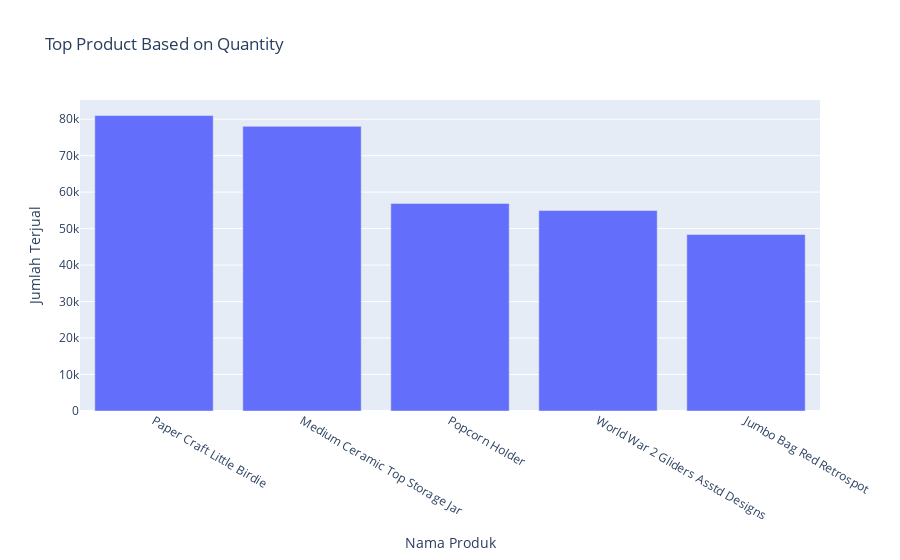

Write notebook code for a chart like this one.
### Code cell
# Grouping ProductName with Quantity
top_contry = df.groupby(['Country'])['Quantity'].sum().reset_index()
top_contry = top_contry.sort_values(by=['Quantity'], ascending = False)

# Creating Diagram Bar to determine which country has top revenue
fig = px.bar(top_contry.head(5), x='Country', y='Quantity', title='Top Country Based on Quantity')
fig.update_xaxes(title='Nama Negara')
fig.update_yaxes(title='Jumlah Terjual')
fig.show()

### Figure 1 — Plotly figure (JSON) as saved in the notebook; plotly's stock layout.template omitted (floating-point values rounded to 4 significant figures)
{"data": [{"alignmentgroup": "True", "hovertemplate": "ProductName=%{x}<br>Quantity=%{y}<extra></extra>", "legendgroup": "", "marker": {"color": "#636efa", "pattern": {"shape": ""}}, "name": "", "offsetgroup": "", "orientation": "v", "showlegend": false, "textposition": "auto", "type": "bar", "x": ["Paper Craft Little Birdie", "Medium Ceramic Top Storage Jar", "Popcorn Holder", "World War 2 Gliders Asstd Designs", "Jumbo Bag Red Retrospot"], "xaxis": "x", "y": [80995, 78033, 56902, 54951, 48375], "yaxis": "y"}], "layout": {"barmode": "relative", "legend": {"tracegroupgap": 0}, "title": {"text": "Top Product Based on Quantity"}, "xaxis": {"anchor": "y", "domain": [0, 1], "title": {"text": "Nama Produk"}}, "yaxis": {"anchor": "x", "domain": [0, 1], "title": {"text": "Jumlah Terjual"}}}}
